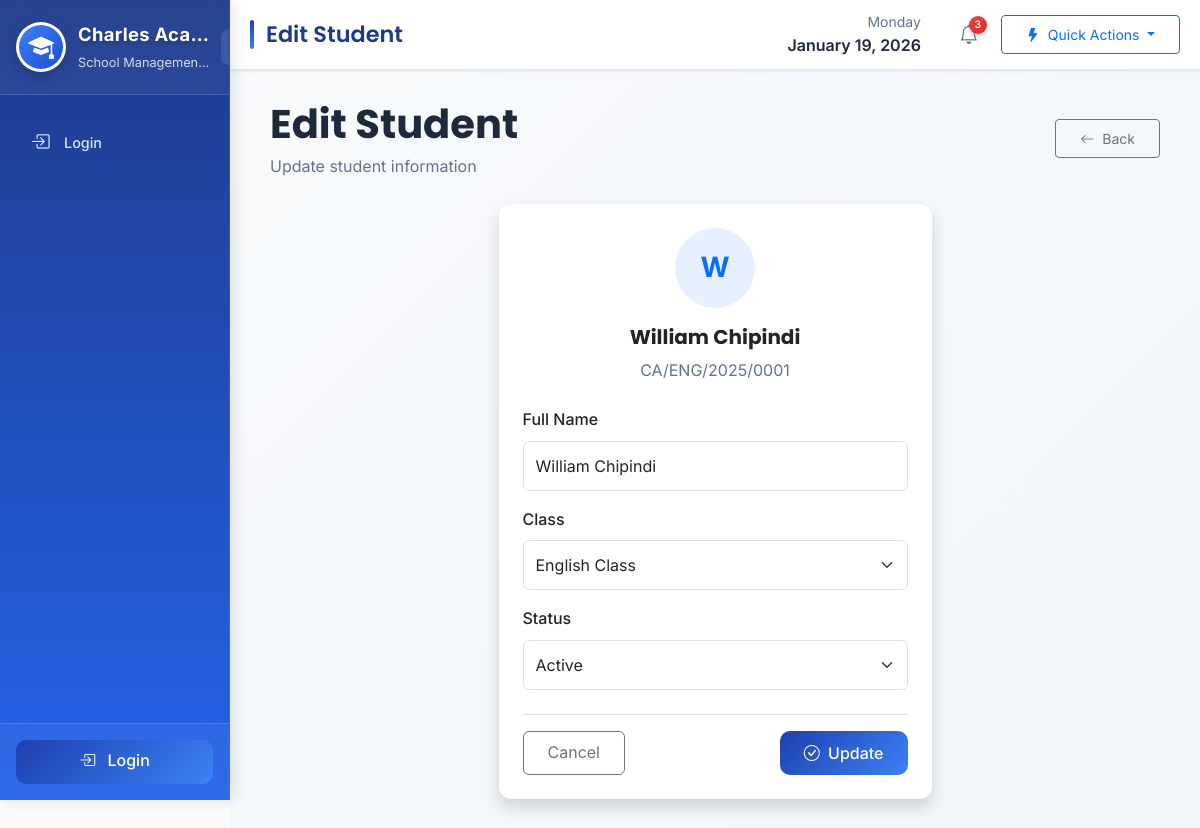
Screenshot of /students/edit/9/ with the database file from the repository.
### students/models.py (models this page shows, shortened)
class Student(models.Model):
    STATUS_CHOICES = (
        ('ACTIVE', 'Active'),
        ('GRADUATED', 'Graduated'),
        ('TRANSFERRED', 'Transferred'),
    )
    user = models.OneToOneField(settings.AUTH_USER_MODEL, on_delete=models.CASCADE, null=True, blank=True)
    full_name = models.CharField(max_length=200)
    email = models.EmailField(unique=True, blank=True, null=True)  # ✅ New email field
    photo = models.ImageField(upload_to='students/', blank=True)
    classroom = models.ForeignKey(ClassRoom, on_delete=models.SET_NULL, null=True)
    admission_year = models.PositiveIntegerField(default=timezone.now().year)
    registration_number = models.CharField(max_length=50, unique=True)
    status = models.CharField(max_length=20, choices=STATUS_CHOICES, default='ACTIVE')
    documents = models.FileField(upload_to='documents/', blank=True)
    class Meta:
        verbose_name = "Student"
        verbose_name_plural = "Students"
        ordering = ['full_name']

### classes/models.py (models this page shows)
class ClassRoom(models.Model):
    name = models.CharField(max_length=100)
    code = models.CharField(max_length=10)
    fee = models.PositiveIntegerField(default=30000)

### students/views.py (the view, shortened to what this page needs)
# urls.py: path('edit/<int:id>/', edit_student, name='edit_student'),
def edit_student(request, id):  # CHANGED: student_id → id
    student = get_object_or_404(Student, id=id)  # CHANGED: student_id → id
    settings_obj = SchoolSettings.objects.first()
    return render(request, 'students/edit.html', {
        'student': student,
        'school_settings': settings_obj,
        'classes': ClassRoom.objects.all()
    })

### templates/students/edit.html (shortened to what this page needs)
{% extends 'base.html' %}
{% block page_title %}Edit Student{% endblock %}
{% block content %}
<div class="container-fluid">
    <div class="d-flex justify-content-between align-items-center mb-4">
        <div>
            <h1 class="fw-bold mb-1">Edit Student</h1>
            <p class="text-muted mb-0">Update student information</p>
        </div>
        <div>
            <a href="{% url 'students:student_list' %}" class="btn btn-outline-secondary btn-sm">
                <i class="bi bi-arrow-left me-1"></i> Back
            </a>
        </div>
    </div>
    <div class="row">
        <div class="col-lg-6 mx-auto">
            <div class="card border-0 shadow">
                <div class="card-body p-4">
                    <div class="text-center mb-4">
                        <div class="avatar bg-primary bg-opacity-10 text-primary rounded-circle d-inline-flex align-items-center justify-content-center mb-3"
                             style="width: 80px; height: 80px;">
                            <span class="fs-3 fw-bold">{{ student.full_name|slice:":1"|upper }}</span>
                        </div>
                        <h5 class="fw-bold">{{ student.full_name }}</h5>
                        <p class="text-muted">{{ student.registration_number }}</p>
                    </div>
                    <form method="POST">
                        <div class="mb-3">
                            <label class="form-label fw-medium">Full Name</label>
                            <input type="text"
                                   name="full_name"
                                   value="{{ student.full_name }}"
                                   class="form-control"
                                   placeholder="Student's full name"
                                   required>
                        </div>
                        <div class="mb-3">
                            <label class="form-label fw-medium">Class</label>
                            <select name="classroom" class="form-select">
                                {% for c in classes %}
                                    <option value="{{ c.id }}"
                                        {% if c == student.classroom %}selected{% endif %}>
                                        {{ c.name }}
                                    </option>
                                {% endfor %}
                            </select>
                        </div>
                        <div class="mb-4">
                            <label class="form-label fw-medium">Status</label>
                            <select name="status" class="form-select">
                                <option value="ACTIVE" {% if student.status == 'ACTIVE' %}selected{% endif %}>Active</option>
                            </select>
                        </div>
                        <div class="d-flex justify-content-between pt-3 border-top">
                            <a href="{% url 'students:student_list' %}" class="btn btn-outline-secondary">
                                Cancel
                            </a>
                            <button type="submit" class="btn btn-primary px-4">
                                <i class="bi bi-check-circle me-1"></i> Update
                            </button>
                        </div>
                    </form>
                </div>
            </div>
        </div>
    </div>
</div>
{% endblock %}

### templates/base.html (style rules this page uses)
:root { --primary-color: #1e40af; --primary-light: #3b82f6; --primary-dark: #1e3a8a; --secondary-color: #2563eb; --accent-color: #60a5fa; --sidebar-blue: #1e3a8a; --sidebar-gradient: linear-gradient(180deg, #1e3a8a 0%, #2563eb 100%); --sidebar-hover: rgba(255, 255, 255, 0.15); --light-bg: #f8fafc; --dark-text: #1e293b; --light-text: #64748b; --success-color: #10b981; --warning-color: #f59e0b; --danger-color: #ef4444; --sidebar-width: 280px; --sidebar-collapsed: 80px; --header-height: 70px; --shadow-sm: 0 1px 3px rgba(0,0,0,0.1); --shadow-md: 0 4px 6px -1px rgba(0,0,0,0.1); --shadow-lg: 0 10px 15px -3px rgba(0,0,0,0.1); --border-radius: 12px; --transition: all 0.3s cubic-bezier(0.4, 0, 0.2, 1); --mobile-breakpoint: 992px; }
* { margin: 0; padding: 0; box-sizing: border-box; }
html { font-size: 16px; -webkit-text-size-adjust: 100%; text-size-adjust: 100%; scroll-behavior: smooth; }
body { font-family: 'Inter', sans-serif; background-color: var(--light-bg); color: var(--dark-text); line-height: 1.6; overflow-x: hidden; min-height: 100vh; -webkit-font-smoothing: antialiased; -moz-osx-font-smoothing: grayscale; }
h1, h2, h3, h4, h5, h6 { font-family: 'Poppins', sans-serif; font-weight: 600; line-height: 1.3; }
.card { border: none; border-radius: var(--border-radius); box-shadow: var(--shadow-sm); transition: var(--transition); margin-bottom: 1.25rem; background: white; overflow: hidden; }
.btn-primary { background: linear-gradient(135deg, var(--primary-color) 0%, var(--primary-light) 100%); border: none; padding: 0.625rem 1.5rem; border-radius: 10px; font-weight: 500; transition: var(--transition); min-height: 44px; min-width: 44px; }
.text-muted { color: var(--light-text) !important; }

### templates/students/edit.html (style rules this page uses)
.avatar { transition: transform 0.3s ease; }
.form-control, .form-select { border: 1px solid #dee2e6; padding: 0.75rem; }
.btn { padding: 0.5rem 1.5rem; }

### rows the page displays
Student: full_name "W", full_name "William Chipindi", registration_number "CA/ENG/2025/0001", classroom "English Class", status "Active"
